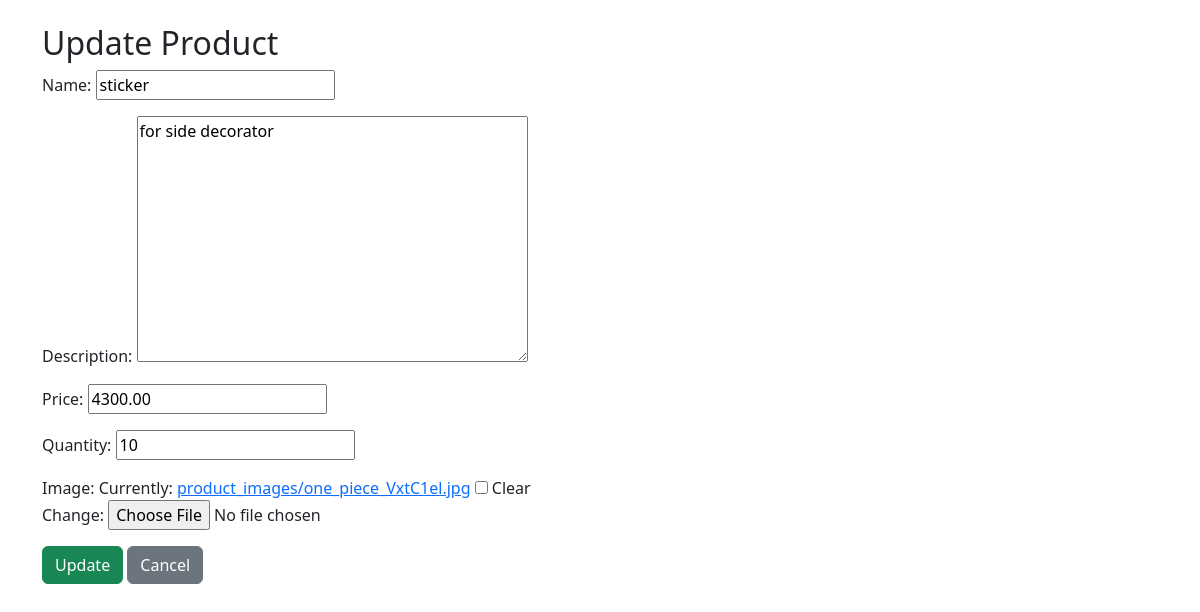
Screenshot of /productupdate/1/ with the database file from the repository.
### service_app/models.py (models this page shows)
class Products(models.Model):
    service_centre = models.ForeignKey(Service_Centre,on_delete=models.CASCADE,null=True,blank=True)
    name = models.CharField(max_length=100)
    description = models.TextField()
    price = models.DecimalField(decimal_places=2,max_digits=10,null=True,blank=True)
    quantity = models.IntegerField()
    image = models.FileField(upload_to="product_images",null=True,blank=True)

### service_app/views.py (the view, shortened to what this page needs)
# urls.py: path('productupdate/<int:pk>/', UpdateProduct.as_view(), name='product-edit'),
class UpdateProduct(UpdateView):
    model = Products
    fields = ['name', 'description', 'price', 'quantity', 'image']  # form fields
    template_name = 'productupdate.html'

### service_app/templates/productupdate.html (shortened to what this page needs)
<!DOCTYPE html>
<html lang="en">
<head>
    <link href="https://cdn.jsdelivr.net/npm/bootstrap@5.3.0/dist/css/bootstrap.min.css" rel="stylesheet">
</head>
<body>
<div class="container mt-4">
    <h2>Update Product</h2>
    <form method="post" enctype="multipart/form-data">
        {{ form.as_p }}
        <button type="submit" class="btn btn-success">Update</button>
        <a href="{% url 'productlist' object.service_centre_id %}" class="btn btn-secondary">Cancel</a>
    </form>
</div>
</body>
</html>

### rows the page displays
Products: name "sticker", description "for side decorator", price "4300.00", quantity "10"
